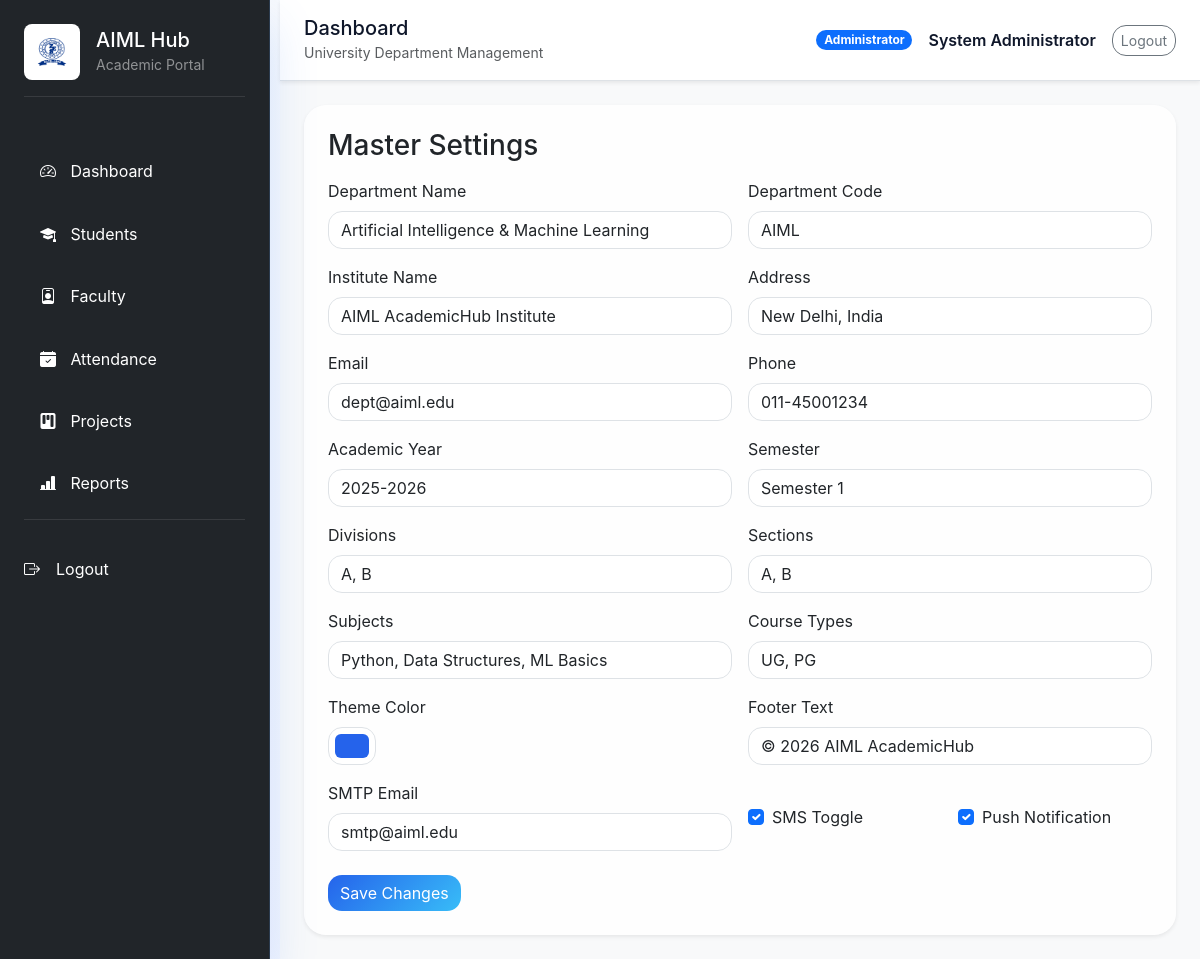
The app's page /admin/settings/index.php (signed in) with its own data.
### tables this page shows
CREATE TABLE IF NOT EXISTS department_settings (
  id INT AUTO_INCREMENT PRIMARY KEY,
  department_name VARCHAR(150) DEFAULT NULL,
  department_code VARCHAR(50) DEFAULT NULL,
  institute_name VARCHAR(150) DEFAULT NULL,
  address TEXT DEFAULT NULL,
  email VARCHAR(150) DEFAULT NULL,
  phone VARCHAR(50) DEFAULT NULL,
  academic_year VARCHAR(50) DEFAULT NULL,
  semester VARCHAR(50) DEFAULT NULL,
  divisions VARCHAR(100) DEFAULT NULL,
  sections VARCHAR(100) DEFAULT NULL,
  subjects TEXT DEFAULT NULL,
  course_types VARCHAR(100) DEFAULT NULL,
  theme_color VARCHAR(20) DEFAULT NULL,
  footer_text VARCHAR(255) DEFAULT NULL,
  smtp_email VARCHAR(150) DEFAULT NULL,
  sms_enabled TINYINT(1) DEFAULT 0,
  push_enabled TINYINT(1) DEFAULT 0,
  created_at TIMESTAMP DEFAULT CURRENT_TIMESTAMP
);

### admin/settings/index.php (the view, shortened to what this page needs)
<?php
require_once __DIR__ . '/../../includes/header_admin.php';
$pdo = getDbConnection();
$settings = $pdo->query('SELECT * FROM department_settings ORDER BY id DESC LIMIT 1')->fetch();
?>
<div class="card shadow-sm border-0 p-4">
    <h3 class="mb-3">Master Settings</h3>
    <form method="post">
        <div class="row g-3">
            <div class="col-md-6"><label class="form-label">Department Name</label><input type="text" name="department_name" class="form-control" value="<?= htmlspecialchars($settings['department_name'] ?? '', ENT_QUOTES, 'UTF-8') ?>"></div>
            <div class="col-md-6"><label class="form-label">Department Code</label><input type="text" name="department_code" class="form-control" value="<?= htmlspecialchars($settings['department_code'] ?? '', ENT_QUOTES, 'UTF-8') ?>"></div>
            <div class="col-md-6"><label class="form-label">Institute Name</label><input type="text" name="institute_name" class="form-control" value="<?= htmlspecialchars($settings['institute_name'] ?? '', ENT_QUOTES, 'UTF-8') ?>"></div>
            <div class="col-md-6"><label class="form-label">Address</label><input type="text" name="address" class="form-control" value="<?= htmlspecialchars($settings['address'] ?? '', ENT_QUOTES, 'UTF-8') ?>"></div>
            <div class="col-md-6"><label class="form-label">Email</label><input type="email" name="email" class="form-control" value="<?= htmlspecialchars($settings['email'] ?? '', ENT_QUOTES, 'UTF-8') ?>"></div>
            <div class="col-md-6"><label class="form-label">Phone</label><input type="text" name="phone" class="form-control" value="<?= htmlspecialchars($settings['phone'] ?? '', ENT_QUOTES, 'UTF-8') ?>"></div>
            <div class="col-md-6"><label class="form-label">Academic Year</label><input type="text" name="academic_year" class="form-control" value="<?= htmlspecialchars($settings['academic_year'] ?? '', ENT_QUOTES, 'UTF-8') ?>"></div>
            <div class="col-md-6"><label class="form-label">Semester</label><input type="text" name="semester" class="form-control" value="<?= htmlspecialchars($settings['semester'] ?? '', ENT_QUOTES, 'UTF-8') ?>"></div>
            <div class="col-md-6"><label class="form-label">Divisions</label><input type="text" name="divisions" class="form-control" value="<?= htmlspecialchars($settings['divisions'] ?? '', ENT_QUOTES, 'UTF-8') ?>"></div>
            <div class="col-md-6"><label class="form-label">Sections</label><input type="text" name="sections" class="form-control" value="<?= htmlspecialchars($settings['sections'] ?? '', ENT_QUOTES, 'UTF-8') ?>"></div>
            <div class="col-md-6"><label class="form-label">Subjects</label><input type="text" name="subjects" class="form-control" value="<?= htmlspecialchars($settings['subjects'] ?? '', ENT_QUOTES, 'UTF-8') ?>"></div>
            <div class="col-md-6"><label class="form-label">Course Types</label><input type="text" name="course_types" class="form-control" value="<?= htmlspecialchars($settings['course_types'] ?? '', ENT_QUOTES, 'UTF-8') ?>"></div>
            <div class="col-md-6"><label class="form-label">Theme Color</label><input type="color" name="theme_color" class="form-control form-control-color" value="<?= htmlspecialchars($settings['theme_color'] ?? '#2563eb', ENT_QUOTES, 'UTF-8') ?>"></div>
            <div class="col-md-6"><label class="form-label">Footer Text</label><input type="text" name="footer_text" class="form-control" value="<?= htmlspecialchars($settings['footer_text'] ?? '', ENT_QUOTES, 'UTF-8') ?>"></div>
            <div class="col-md-6"><label class="form-label">SMTP Email</label><input type="email" name="smtp_email" class="form-control" value="<?= htmlspecialchars($settings['smtp_email'] ?? '', ENT_QUOTES, 'UTF-8') ?>"></div>
            <div class="col-md-3"><div class="form-check mt-4"><input class="form-check-input" type="checkbox" name="sms_enabled" value="1" <?= !empty($settings['sms_enabled']) ? 'checked' : '' ?>><label class="form-check-label">SMS Toggle</label></div></div>
            <div class="col-md-3"><div class="form-check mt-4"><input class="form-check-input" type="checkbox" name="push_enabled" value="1" <?= !empty($settings['push_enabled']) ? 'checked' : '' ?>><label class="form-check-label">Push Notification</label></div></div>
        </div>
        <button class="btn btn-primary mt-4">Save Changes</button>
    </form>
</div>
<?php require_once __DIR__ . '/../../includes/footer_admin.php'; ?>

### assets/css/admin.css (style rules this page uses)
html, body { height: 100%; }
body { font-family: 'Inter', 'Poppins', 'Segoe UI', sans-serif; background: linear-gradient(135deg, #f8fafc 0%, #eef2ff 100%); color: #0f172a; overflow-x: hidden; }
html { scroll-behavior: smooth; }
.card { border: none; border-radius: 22px; box-shadow: 0 18px 40px rgba(15, 23, 42, 0.08); background: rgba(255,255,255,0.8); backdrop-filter: blur(18px); }
.btn, .form-control, .form-select { border-radius: 14px; }
.btn-primary { background: linear-gradient(135deg, #2563eb 0%, #38bdf8 100%); border: none; }

### records on screen
department_settings: department_name "Artificial Intelligence & Machine Learning", department_code "AIML", institute_name "AIML AcademicHub Institute", address "New Delhi, India", email "dept@aiml.edu", phone "011-45001234", academic_year "2025-2026", semester "Semester 1", divisions "A, B", sections "A, B", subjects "Python, Data Structures, ML Basics", course_types "UG, PG", theme_color "#2563eb", footer_text "© 2026 AIML AcademicHub", smtp_email "smtp@aiml.edu", sms_enabled "☑", push_enabled "☑"

### other values on screen
$user['role_name'] "Administrator"
$user['full_name'] "System Administrator"
